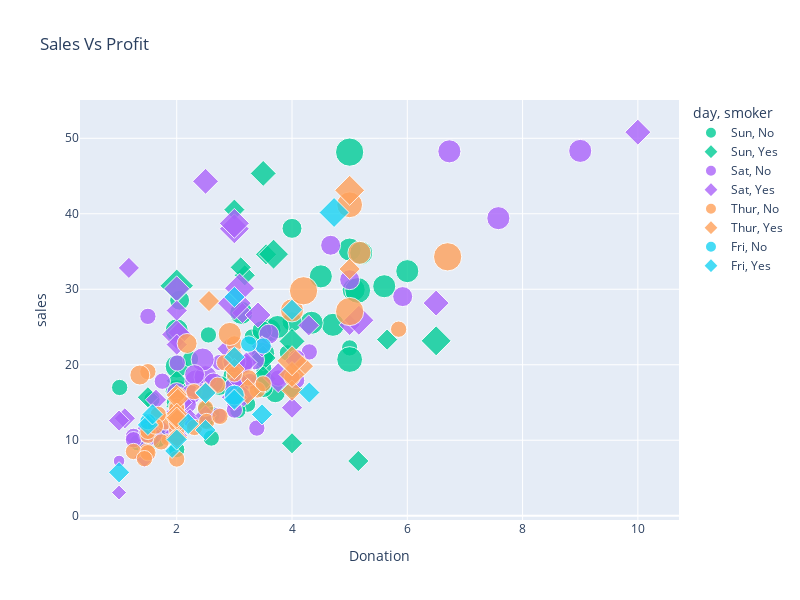

Notebook code cell kept with this figure:
### Code cell
fig=px.scatter(data_frame=df,x='tip',y='total_bill',color='day',size='size',opacity=0.8,hover_name='Payer Name',symbol='smoker',
               color_discrete_map={'male':'blue',
                                   'female':'pink'
                                   },
                                   title='Sales Vs Profit',
                                   labels={
                                       'tip':'Donation',
                                       'total_bill':'sales'
                                   })
fig.update_layout(
    width=800,
    height=600
)


fig.show()

### Figure 1 — Plotly figure (JSON) as saved in the notebook; plotly's stock layout.template omitted (floating-point values rounded to 4 significant figures)
{"data": [{"hovertemplate": "<b>%{hovertext}</b><br><br>day=Sun<br>smoker=No<br>Donation=%{x}<br>sales=%{y}<br>size=%{marker.size}<extra></extra>", "hovertext": ["Christy Cunningham", "Douglas Tucker", "Travis Walters", "Nathaniel Harris", "Tonya Carter", "Erik Smith", "Kristopher Johnson", "Robert Buck", "Joseph Mcdonald", "Jerome Abbott", "William Riley", "Diane Macias", "Chad Harrington", "Joshua Jones", "Vanessa Jones", "Matthew Reilly", "Elizabeth Foster", "John Pittman", "Laura Martinez", "David Boyer", "Bryan Brown", "Christopher Spears", "Todd Cooper", "Richard Fitzgerald", "Joshua Gilmore", "James Barnes", "Austin Fisher", "William Roth", "Jeremiah Neal", "Jessica Ibarra", "Emily Daniel", "Curtis Morgan", "Ronald Owens", "Michael Hamilton", "Jeff Lopez", "John Joyce", "Katie Smith", "Kayla Stone", "Shawn Blake", "Luke Rice", "Jason Arnold", "Gregory Smith", "Todd Patterson", "James Smith", "Madison Wilson", "Ryan Gonzales", "Laura Robles", "Ashley Boyd", "Christopher Soto", "Travis Gonzalez", "Brandon Oconnor", "Jennifer Baird", "Charles Newton", "Jacob Hansen", "Gordon Lane", "Michael Lawson", "Joseph Howell"], "legendgroup": "Sun, No", "marker": {"color": "#00cc96", "opacity": 0.8, "size": [2, 3, 3, 2, 4, 4, 2, 4, 2, 2, 2, 4, 2, 4, 2, 2, 3, 3, 3, 2, 2, 2, 4, 2, 2, 4, 3, 2, 2, 2, 4, 2, 4, 2, 3, 2, 3, 2, 4, 2, 2, 3, 4, 4, 5, 6, 4, 2, 4, 4, 2, 3, 2, 3, 2, 4, 5], "sizemode": "area", "sizeref": 0.015, "symbol": "circle"}, "mode": "markers", "name": "Sun, No", "orientation": "v", "showlegend": true, "type": "scatter", "x": [1.01, 1.66, 3.5, 3.31, 3.61, 4.71, 2, 3.12, 1.96, 3.23, 1.71, 5, 1.57, 3, 3.02, 3.92, 1.67, 3.71, 3.5, 2.54, 3.06, 1.32, 5.6, 3, 5, 6, 2.05, 3, 2.5, 2.6, 5.2, 1.56, 4.34, 3.51, 4, 2.55, 4, 3.5, 5.07, 2.5, 2, 2.74, 2, 2, 5.14, 5, 3.75, 2.61, 2, 3.5, 2.5, 2, 2, 3.48, 2.24, 4.5, 5], "xaxis": "x", "y": [16.99, 10.34, 21.01, 23.68, 24.59, 25.29, 8.77, 26.88, 15.04, 14.78, 10.27, 35.26, 15.42, 18.43, 14.83, 21.58, 10.33, 16.29, 16.97, 17.46, 13.94, 9.68, 30.4, 18.29, 22.23, 32.4, 28.55, 18.04, 12.54, 10.29, 34.81, 9.94, 25.56, 19.49, 38.07, 23.95, 25.71, 17.31, 29.93, 14.07, 13.13, 17.26, 24.55, 19.77, 29.85, 48.17, 25, 13.39, 16.49, 21.5, 12.66, 16.21, 13.81, 24.52, 20.76, 31.71, 20.69], "yaxis": "y"}, {"hovertemplate": "<b>%{hovertext}</b><br><br>day=Sun<br>smoker=Yes<br>Donation=%{x}<br>sales=%{y}<br>size=%{marker.size}<extra></extra>", "hovertext": ["Audrey Griffin", "Larry White", "Scott Perez", "Brian Miles", "Nathan Reynolds", "Walter Simmons", "John Dudley", "Melanie Gray", "Brian Bailey", "James Hebert DDS", "Jason Cox", "Jose Parsons", "Dr. Michael James", "Stephen Cox", "Heidi Atkinson", "David Barrett", "Glenda Wiggins", "Richard Stevens", "Riley Barnes"], "legendgroup": "Sun, Yes", "marker": {"color": "#00cc96", "opacity": 0.8, "size": [2, 2, 2, 2, 2, 2, 2, 2, 2, 4, 2, 3, 4, 2, 3, 5, 3, 3, 2], "sizemode": "area", "sizeref": 0.015, "symbol": "diamond"}, "mode": "markers", "name": "Sun, Yes", "orientation": "v", "showlegend": true, "type": "scatter", "x": [3, 5.15, 3.18, 4, 3.11, 2, 2, 4, 3.55, 3.68, 5.65, 3.5, 6.5, 3, 3.5, 2, 3.5, 4, 1.5], "xaxis": "x", "y": [17.51, 7.25, 31.85, 16.82, 32.9, 17.89, 14.48, 9.6, 34.63, 34.65, 23.33, 45.35, 23.17, 40.55, 20.9, 30.46, 18.15, 23.1, 15.69], "yaxis": "y"}, {"hovertemplate": "<b>%{hovertext}</b><br><br>day=Sat<br>smoker=No<br>Donation=%{x}<br>sales=%{y}<br>size=%{marker.size}<extra></extra>", "hovertext": ["Timothy Oneal", "Thomas Rice", "Natalie Gardner", "Ashley Shelton", "Lance Peterson", "Christopher Ross", "Robert Perkins", "Kyle Avery", "Patrick Barber", "David Collier", "Melinda Murphy", "Grant Hall", "Danny Santiago", "Amanda Wilson", "Amber Francis", "Jacob Castillo", "Joseph Mullins", "William Ford", "Erin Lewis", "Brandon Bradley", "Mr. Brandon Berry", "Adam Edwards", "Melody Simon", "Brian Ortiz", "Michael Johnson", "Justin Dixon", "Rachel Vaughn", "Mr. Travis Bailey Jr.", "Max Brown", "Teresa Fisher", "Ashley Harris", "Kenneth Hayes", "Gabrielle Frederick", "Steven Grant", "James Sanchez", "Terri Jones", "Alex Williamson", "Robert Bradley", "Glenn Jones", "James Taylor", "Paul Novak", "Sean Gonzalez", "Kimberly Crane", "Michael Avila", "Dennis Dixon"], "legendgroup": "Sat, No", "marker": {"color": "#ab63fa", "opacity": 0.8, "size": [3, 2, 2, 2, 4, 2, 4, 2, 2, 2, 2, 2, 4, 2, 4, 2, 3, 3, 3, 3, 3, 3, 2, 4, 3, 3, 2, 2, 2, 3, 2, 2, 2, 2, 2, 1, 4, 4, 2, 2, 2, 2, 3, 3, 2], "sizemode": "area", "sizeref": 0.015, "symbol": "circle"}, "mode": "markers", "name": "Sat, No", "orientation": "v", "showlegend": true, "type": "scatter", "x": [3.35, 4.08, 2.75, 2.23, 7.58, 3.18, 2.34, 2, 2, 4.3, 3, 1.45, 2.5, 3, 2.45, 3.27, 3.6, 2, 3.07, 2.31, 5, 2.24, 1.5, 6.73, 2.64, 3.15, 2.47, 2.01, 1.97, 3, 2.2, 1.25, 4.08, 3.76, 3, 1, 9, 3, 2.72, 3.39, 1.47, 1.25, 4.67, 5.92, 1.75], "xaxis": "x", "y": [20.65, 17.92, 20.29, 15.77, 39.42, 19.82, 17.81, 13.37, 12.69, 21.7, 19.65, 9.55, 18.35, 15.06, 20.69, 17.78, 24.06, 16.31, 16.93, 18.69, 31.27, 16.04, 26.41, 48.27, 17.59, 20.08, 16.45, 20.23, 12.02, 17.07, 14.73, 10.51, 20.92, 18.24, 14, 7.25, 48.33, 20.45, 13.28, 11.61, 10.77, 10.07, 35.83, 29.03, 17.82], "yaxis": "y"}, {"hovertemplate": "<b>%{hovertext}</b><br><br>day=Sat<br>smoker=Yes<br>Donation=%{x}<br>sales=%{y}<br>size=%{marker.size}<extra></extra>", "hovertext": ["James Christensen DDS", "Troy Guerrero", "Anthony Mclean", "Ryan Hernandez", "Joseph Hart", "Chad Hart", "Tiffany Brock", "Adam Hall", "Victoria Obrien MD", "Julie Holmes", "Mark Smith", "Heather Cohen", "Kathleen Hawkins", "David Price", "Karl Mcdaniel", "Jason Mullen", "Amanda Anderson", "Sara Jimenez", "Amy Hill", "Gregory Clark", "David Hall", "Daniel Owens", "Ricky Ramirez", "Jason Carter", "Sarah Cunningham", "Shawn Mendoza", "Christopher Li", "Robin Andersen", "Marissa Jackson", "Jessica Owen", "Shawn Barnett PhD", "Gary Orr", "Nicholas Archer", "Shelby House", "Jennifer Russell", "Michael Osborne", "Jason Parks", "Tracy Douglas", "Matthew Myers", "Thomas Brown", "Monica Sanders", "Keith Wong"], "legendgroup": "Sat, Yes", "marker": {"color": "#ab63fa", "opacity": 0.8, "size": [4, 2, 2, 2, 2, 4, 1, 2, 2, 2, 2, 3, 2, 2, 2, 2, 2, 2, 2, 3, 2, 3, 4, 2, 2, 3, 4, 2, 3, 2, 5, 2, 2, 4, 2, 4, 3, 2, 2, 2, 2, 2], "sizemode": "area", "sizeref": 0.015, "symbol": "diamond"}, "mode": "markers", "name": "Sat, Yes", "orientation": "v", "showlegend": true, "type": "scatter", "x": [3, 1.76, 3.21, 2, 1.98, 3.76, 1, 2.09, 3.14, 5, 3.08, 2.5, 3.48, 1.64, 4.06, 4.29, 4, 1.61, 2, 10, 3.16, 3.41, 3, 2.03, 2.23, 2, 5.16, 2.5, 6.5, 1.1, 3, 1.5, 1.44, 3.09, 2.88, 2, 3, 3, 1, 1.17, 2, 2], "xaxis": "x", "y": [38.01, 11.24, 20.29, 13.81, 11.02, 18.29, 3.07, 15.01, 26.86, 25.28, 17.92, 44.3, 22.42, 15.36, 20.49, 25.21, 14.31, 10.59, 10.63, 50.81, 15.81, 26.59, 38.73, 24.27, 12.76, 30.06, 25.89, 13.27, 28.17, 12.9, 28.15, 11.59, 7.74, 30.14, 22.12, 24.01, 15.69, 15.53, 12.6, 32.83, 27.18, 22.67], "yaxis": "y"}, {"hovertemplate": "<b>%{hovertext}</b><br><br>day=Thur<br>smoker=No<br>Donation=%{x}<br>sales=%{y}<br>size=%{marker.size}<extra></extra>", "hovertext": ["John Davis", "Chris Hahn", "Brian Diaz", "William Martin", "Julie Moody", "Jason Jones", "Shawna Cook", "Derek Thomas", "Donald Williams", "Roger Taylor", "Keith Lewis", "Linda Zhang", "Dr. Caroline Tucker", "Melanie Jordan", "Kenneth Goodman", "Laura Garcia", "Perry Garcia", "Christopher Lang", "Jordan Diaz", "Angela Sanchez", "Mario Bradshaw", "Jessica Simmons", "Christine Perkins", "Raymond Torres", "Seth Sexton", "Ashley Burke", "Taylor Gonzalez", "Kaitlin Wolf", "Karen Rodriguez", "Rebecca Harris", "Donna Kelly", "Vanessa Morris", "Lindsey Meyer", "Kayla Rios", "Steven Carlson", "Eric Andrews", "Regina Jones", "Linda Jones", "Amy Young", "Kelly Estrada", "Annette Cunningham", "David Stewart", "Daniel Robbins", "Michael White", "Michelle Hardin"], "legendgroup": "Thur, No", "marker": {"color": "#FFA15A", "opacity": 0.8, "size": [4, 2, 2, 2, 1, 2, 4, 2, 2, 2, 2, 2, 2, 4, 2, 2, 2, 2, 2, 6, 2, 2, 2, 3, 2, 2, 2, 2, 2, 2, 2, 2, 2, 2, 6, 5, 6, 2, 2, 3, 2, 2, 2, 2, 2], "sizemode": "area", "sizeref": 0.015, "symbol": "circle"}, "mode": "markers", "name": "Thur, No", "orientation": "v", "showlegend": true, "type": "scatter", "x": [4, 3, 2.71, 3.4, 1.83, 2.03, 5.17, 2, 4, 5.85, 3, 1.5, 1.8, 2.92, 2.31, 1.68, 2.5, 2, 2.52, 4.2, 1.48, 2, 2, 2.18, 1.5, 2.83, 1.5, 2, 3.25, 1.25, 2, 2, 2.75, 3.5, 6.7, 5, 5, 2.3, 1.5, 1.36, 1.63, 1.73, 2, 1.44, 3], "xaxis": "x", "y": [27.2, 22.76, 17.29, 16.66, 10.07, 15.98, 34.83, 13.03, 18.28, 24.71, 21.16, 10.65, 12.43, 24.08, 11.69, 13.42, 14.26, 15.95, 12.48, 29.8, 8.52, 14.52, 11.38, 22.82, 19.08, 20.27, 11.17, 12.26, 18.26, 8.51, 10.33, 14.15, 13.16, 17.47, 34.3, 41.19, 27.05, 16.43, 8.35, 18.64, 11.87, 9.78, 7.51, 7.56, 18.78], "yaxis": "y"}, {"hovertemplate": "<b>%{hovertext}</b><br><br>day=Thur<br>smoker=Yes<br>Donation=%{x}<br>sales=%{y}<br>size=%{marker.size}<extra></extra>", "hovertext": ["Louis Torres", "Daniel Murphy", "Jason Burgess", "Kristy Boyd", "Dr. Jeffrey Rich", "Raymond Sullivan", "Benjamin Weber", "Eric Martin", "Brooke Soto", "Katherine Bond", "Joseph Murphy MD", "Jason Conrad", "Abigail Parks", "Ashley Shaw", "Toni Brooks", "Scott Kim", "Carly Reyes"], "legendgroup": "Thur, Yes", "marker": {"color": "#FFA15A", "opacity": 0.8, "size": [2, 2, 2, 2, 2, 2, 2, 2, 4, 2, 2, 3, 2, 2, 2, 4, 3], "sizemode": "area", "sizeref": 0.015, "symbol": "diamond"}, "mode": "markers", "name": "Thur, Yes", "orientation": "v", "showlegend": true, "type": "scatter", "x": [3, 5, 2, 4.19, 2.56, 2.02, 4, 2, 5, 2, 2, 4, 2.01, 2, 2.5, 4, 3.23], "xaxis": "x", "y": [19.44, 32.68, 16, 19.81, 28.44, 15.48, 16.58, 10.34, 43.11, 13, 13.51, 18.71, 12.74, 13, 16.4, 20.53, 16.47], "yaxis": "y"}, {"hovertemplate": "<b>%{hovertext}</b><br><br>day=Fri<br>smoker=No<br>Donation=%{x}<br>sales=%{y}<br>size=%{marker.size}<extra></extra>", "hovertext": ["Earl Horn", "Jamie Garza", "Edward Carter", "Mary Rivera"], "legendgroup": "Fri, No", "marker": {"color": "#19d3f3", "opacity": 0.8, "size": [2, 2, 2, 3], "sizemode": "area", "sizeref": 0.015, "symbol": "circle"}, "mode": "markers", "name": "Fri, No", "orientation": "v", "showlegend": true, "type": "scatter", "x": [3.5, 3.25, 1.5, 3], "xaxis": "x", "y": [22.49, 22.75, 12.46, 15.98], "yaxis": "y"}, {"hovertemplate": "<b>%{hovertext}</b><br><br>day=Fri<br>smoker=Yes<br>Donation=%{x}<br>sales=%{y}<br>size=%{marker.size}<extra></extra>", "hovertext": ["Daniel Mason", "Leah Ramirez", "Natalie Nguyen", "Aaron Bentley", "Eric Carter", "Eric Herrera", "Michael Li", "Lori Lynch", "Tiffany Colon", "Ricky Johnson", "Leslie Kaufman", "Jason Lawrence", "Ronald Vaughn DVM", "Whitney Arnold", "Ruth Weiss"], "legendgroup": "Fri, Yes", "marker": {"color": "#19d3f3", "opacity": 0.8, "size": [2, 2, 2, 4, 2, 2, 2, 2, 2, 2, 2, 1, 2, 2, 2], "sizemode": "area", "sizeref": 0.015, "symbol": "diamond"}, "mode": "markers", "name": "Fri, Yes", "orientation": "v", "showlegend": true, "type": "scatter", "x": [3, 1, 4.3, 4.73, 4, 1.5, 3, 2.5, 3, 2.2, 3.48, 1.92, 1.58, 2.5, 2], "xaxis": "x", "y": [28.97, 5.75, 16.32, 40.17, 27.28, 12.03, 21.01, 11.35, 15.38, 12.16, 13.42, 8.58, 13.42, 16.27, 10.09], "yaxis": "y"}], "layout": {"height": 600, "legend": {"itemsizing": "constant", "title": {"text": "day, smoker"}, "tracegroupgap": 0}, "title": {"text": "Sales Vs Profit"}, "width": 800, "xaxis": {"anchor": "y", "domain": [0, 1], "title": {"text": "Donation"}}, "yaxis": {"anchor": "x", "domain": [0, 1], "title": {"text": "sales"}}}}
